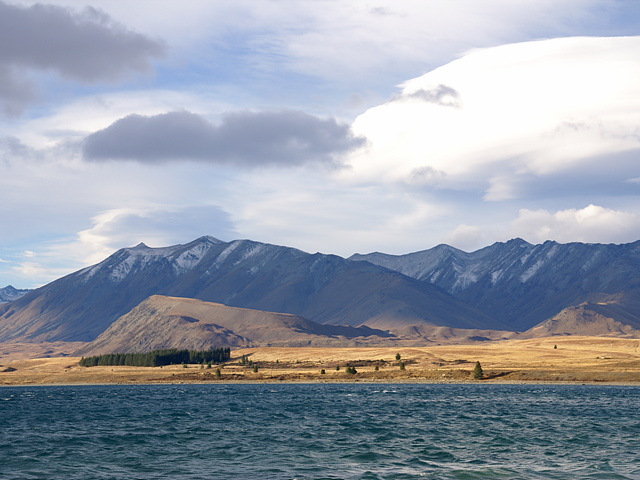
//> input picture openCV/data/tekapo.bmp, 640 x 480 px
$ ./affine   (built with g++ and OpenCV 4)
//> lines starting //> are read from the running program, lines starting //| are printed output that depends on the picture
#include "opencv2/opencv.hpp"
#include <iostream>
using namespace cv;
using namespace std;
string folder = "/home/qq43/KIB/openCV/data/";


int main()
{
    Mat src = imread(folder+"tekapo.bmp", IMREAD_GRAYSCALE);
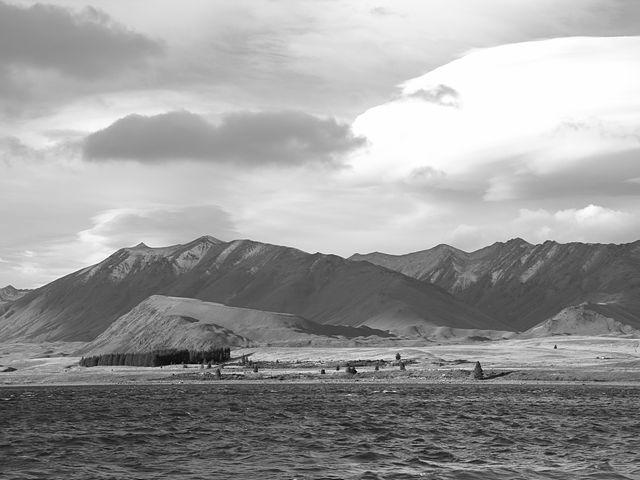
//> src: 480 rows x 640 cols, CV_8UC1; min 0, max 254, mean 156.5

    Point2f srcPts[3], dstPts[3];
    srcPts[0] = Point2f(0, 0);
    srcPts[1] = Point2f(src.cols-1, 0);
    srcPts[2] = Point2f(src.cols-1, src.rows-1);
    dstPts[0] = Point2f(50, 50);
    dstPts[1] = Point2f(src.cols-100, 100);
    dstPts[2] = Point2f(src.cols-50, src.rows-50);

    // [6 lines of commented-out code are left out]

    Mat M = getAffineTransform(srcPts, dstPts);
    Mat dst;
    warpAffine(src, dst, M, Size());
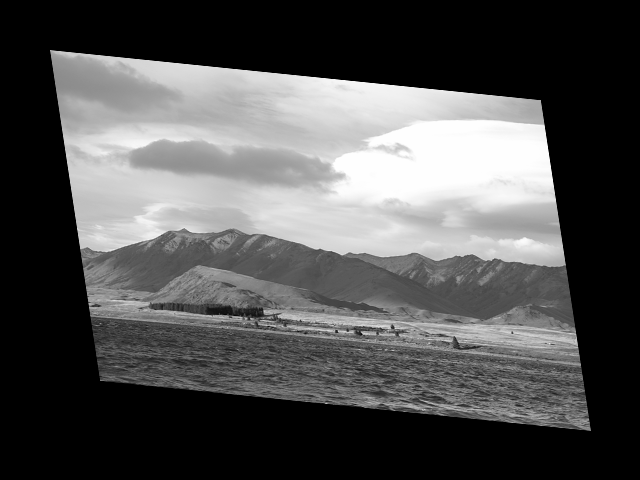
//> dst: 480 rows x 640 cols, CV_8UC1; min 0, max 254, mean 81.4

    imshow("src", src);
    imshow("dst", dst);
    waitKey(0);
    destroyAllWindows();
    return 0;
}

$ run again, with openCV/data/airplane.bmp copied over openCV/data/tekapo.bmp
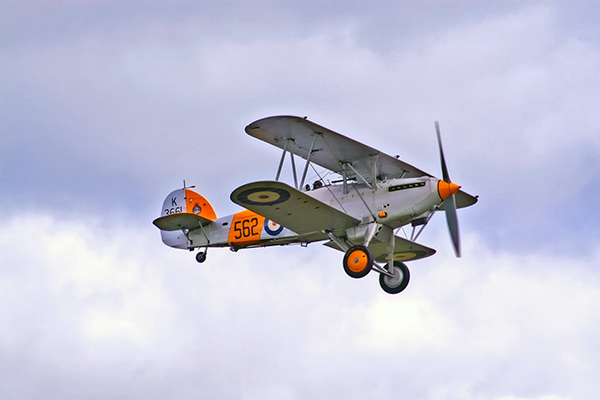
//> input picture openCV/data/airplane.bmp, 600 x 400 px
//> `Mat src = imread(folder+"tekapo.bmp", IMREAD_GRAYSCALE);`:
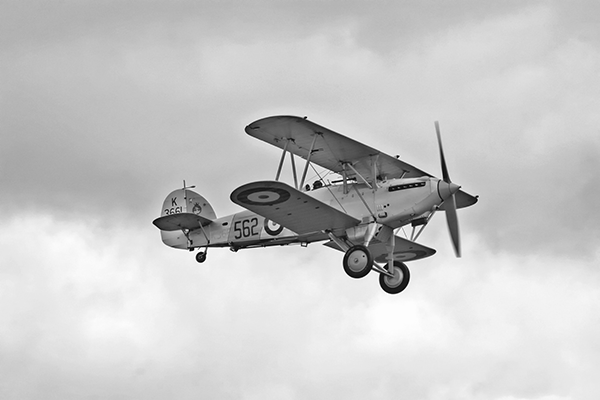
//> src: 400 rows x 600 cols, CV_8UC1; min 0, max 255, mean 199.6
//> `warpAffine(src, dst, M, Size());`:
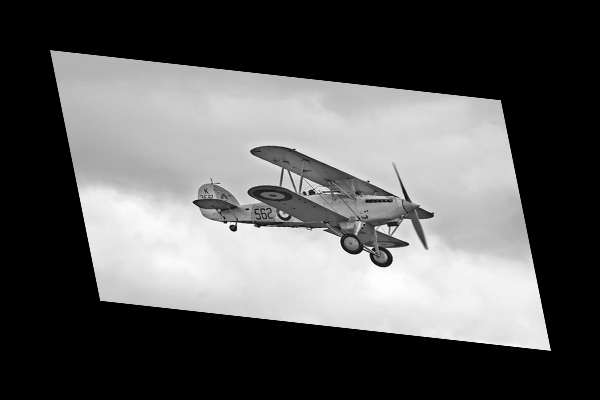
//> dst: 400 rows x 600 cols, CV_8UC1; min 0, max 255, mean 91.9

$ run again, with openCV/data/card.bmp copied over openCV/data/tekapo.bmp
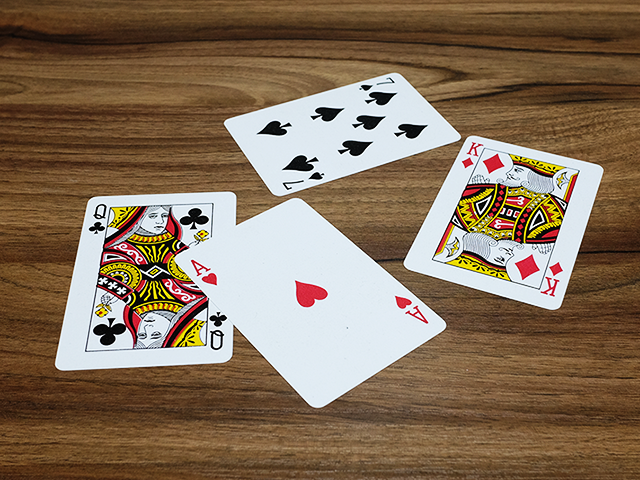
//> input picture openCV/data/card.bmp, 640 x 480 px
//> `Mat src = imread(folder+"tekapo.bmp", IMREAD_GRAYSCALE);`:
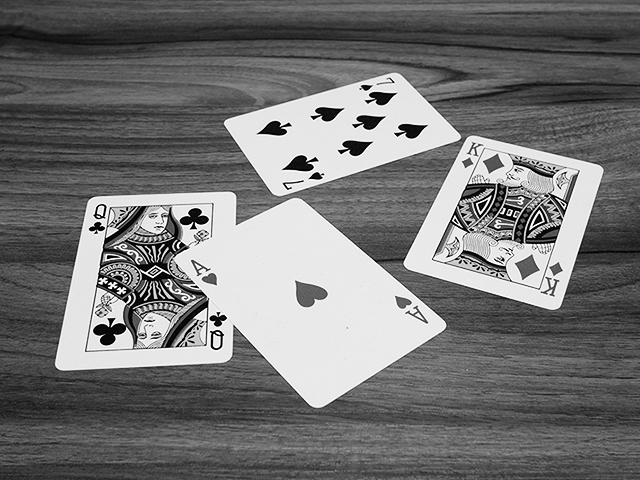
//> src: 480 rows x 640 cols, CV_8UC1; min 0, max 255, mean 116.2
//> `warpAffine(src, dst, M, Size());`:
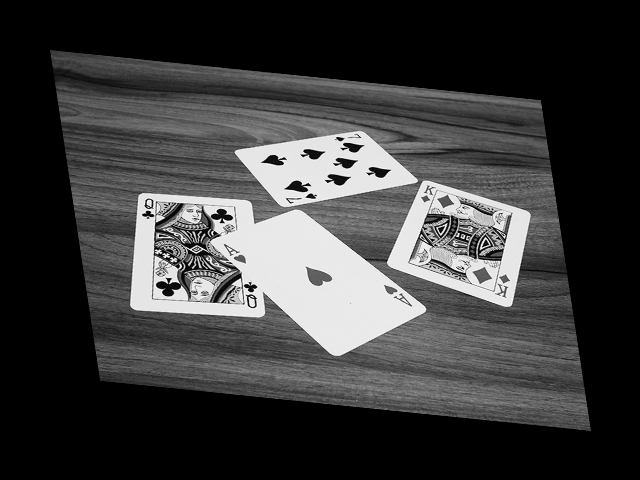
//> dst: 480 rows x 640 cols, CV_8UC1; min 0, max 255, mean 60.4

$ run again, with openCV/data/cat.bmp copied over openCV/data/tekapo.bmp
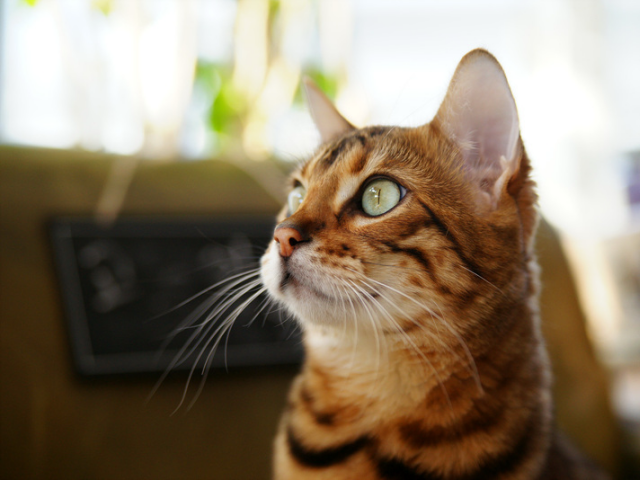
//> input picture openCV/data/cat.bmp, 640 x 480 px
//> `Mat src = imread(folder+"tekapo.bmp", IMREAD_GRAYSCALE);`:
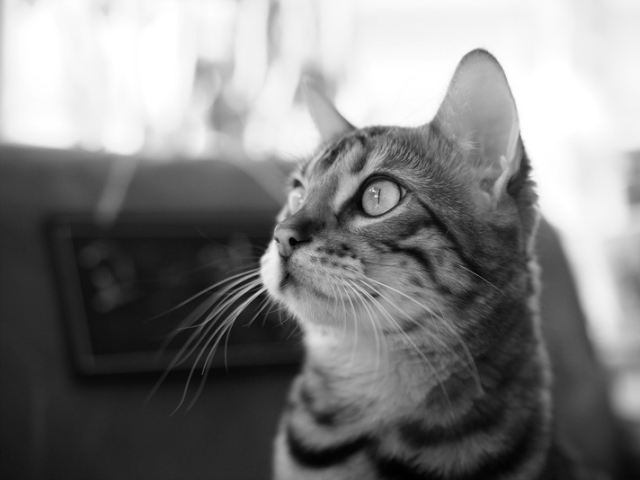
//> src: 480 rows x 640 cols, CV_8UC1; min 0, max 255, mean 127.8
//> `warpAffine(src, dst, M, Size());`:
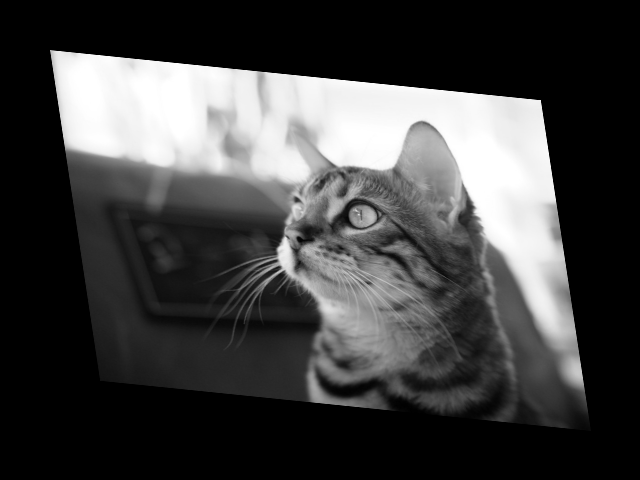
//> dst: 480 rows x 640 cols, CV_8UC1; min 0, max 255, mean 66.5
